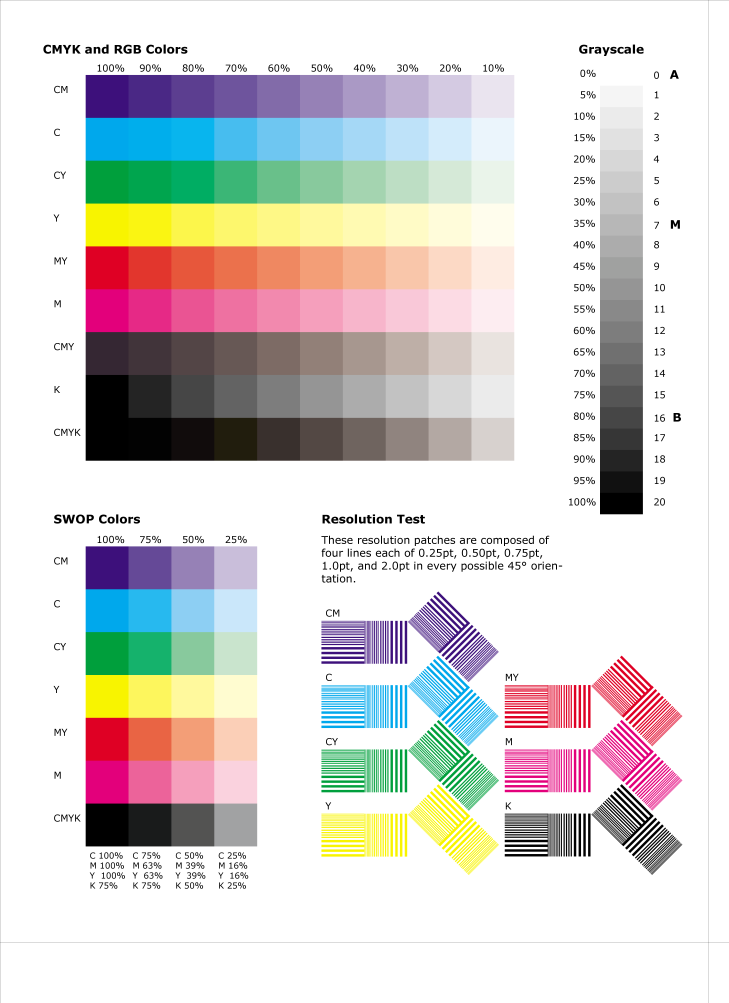
#> input picture 600dpi.png, 5100 x 7016 px (shown at 1/7 size)
$ python image_dpi.py   (older library calls are emulated)
#> lines starting #> are read from the running program, lines starting #| are printed output that depends on the picture
import cv2
import numpy as np
from scipy import fftpack
import matplotlib.pyplot as plt

def downsample_for_analysis(img, max_size=1024):
    """Downsample image for faster analysis while preserving characteristics"""
    h, w = img.shape[:2]
    if max(h, w) <= max_size:
        return img

    scale = max_size / max(h, w)
    new_h, new_w = int(h * scale), int(w * scale)
    return cv2.resize(img, (new_w, new_h), interpolation=cv2.INTER_AREA)

# [61 lines left out: functions analyze_frequency_content, estimate_effective_dpi, not called in this run]

def analyze_sharpness(image_path):
    """ sharpness analysis using sample patches"""
    img = cv2.imread(image_path, cv2.IMREAD_GRAYSCALE)

    # Downsample for faster processing
    img_small = downsample_for_analysis(img, 1024)

    # Use Laplacian variance as a simple sharpness measure
    laplacian = cv2.Laplacian(img_small, cv2.CV_64F)
    sharpness = laplacian.var()

    return sharpness

def analyze_texture_complexity(image_path):
    """Analyze texture complexity - upscaled images have smoother textures"""
    img = cv2.imread(image_path, cv2.IMREAD_GRAYSCALE)
    img_small = downsample_for_analysis(img, 512)

    img_float = img_small.astype(np.float32)

    kernel_size = 5
    pad = kernel_size // 2
    padded = np.pad(img_float, pad, mode='reflect')

    local_stds = []
    for i in range(0, img_float.shape[0], 10):
        for j in range(0, img_float.shape[1], 10):
            window = padded[i:i+kernel_size, j:j+kernel_size]
            local_stds.append(np.std(window))

    return np.mean(local_stds) if local_stds else 0

def detect_interpolation_artifacts(image_path):
    """Detect interpolation artifacts typical of upscaling"""
    img = cv2.imread(image_path, cv2.IMREAD_GRAYSCALE)
    img_small = downsample_for_analysis(img, 512)

    # Check for smoothness patterns
    # Original images have more random noise, upscaled have smooth gradients

    # Calculate gradient magnitude
    grad_x = cv2.Sobel(img_small, cv2.CV_64F, 1, 0, ksize=3)
    grad_y = cv2.Sobel(img_small, cv2.CV_64F, 0, 1, ksize=3)
    gradient_mag = np.sqrt(grad_x**2 + grad_y**2)

    grad_hist, _ = np.histogram(gradient_mag, bins=50, range=(0, 100))
    grad_hist = grad_hist / np.sum(grad_hist)

    # Calculate entropy of gradient distribution
    grad_entropy = -np.sum(grad_hist * np.log2(grad_hist + 1e-10))

    return grad_entropy

def analyze_frequency_content_improved(image_path):
    """Improved frequency analysis with better high-frequency detection"""
    img = cv2.imread(image_path, cv2.IMREAD_GRAYSCALE)
    img_small = downsample_for_analysis(img, 512)

    # Apply window function to reduce edge artifacts
    window = np.hanning(img_small.shape[0])[:, None] * np.hanning(img_small.shape[1])
    windowed_img = img_small * window

    # Take FFT
    f_transform = np.fft.fft2(windowed_img)
    f_shift = np.fft.fftshift(f_transform)
    magnitude = np.abs(f_shift)

    # Calculate radial frequency profile
    center = np.array(magnitude.shape) // 2
    y, x = np.ogrid[:magnitude.shape[0], :magnitude.shape[1]]
    radius = np.sqrt((x - center[1])**2 + (y - center[0])**2)

    max_radius = int(np.min(center))
    quarter1 = max_radius // 4
    quarter2 = max_radius // 2
    quarter3 = 3 * max_radius // 4

    # Calculate energy in different frequency bands
    low_freq_mask = radius <= quarter1
    mid_freq_mask = (radius > quarter1) & (radius <= quarter2)
    high_freq_mask = (radius > quarter2) & (radius <= quarter3)
    very_high_freq_mask = radius > quarter3

    low_energy = np.sum(magnitude[low_freq_mask])
    mid_energy = np.sum(magnitude[mid_freq_mask])
    high_energy = np.sum(magnitude[high_freq_mask])
    very_high_energy = np.sum(magnitude[very_high_freq_mask])

    total_energy = low_energy + mid_energy + high_energy + very_high_energy

    if total_energy == 0:
        return 0, 0, 0

    # Calculate frequency ratios
    high_freq_ratio = (high_energy + very_high_energy) / total_energy
    mid_freq_ratio = mid_energy / total_energy

    return high_freq_ratio, mid_freq_ratio, very_high_energy / total_energy

def analyze_edge_sharpness_advanced(image_path):
    """Advanced edge sharpness analysis using multiple methods"""
    img = cv2.imread(image_path, cv2.IMREAD_GRAYSCALE)
    img_small = downsample_for_analysis(img, 1024)

    # 1. Sobel-based edge sharpness
    sobel_x = cv2.Sobel(img_small, cv2.CV_64F, 1, 0, ksize=3)
    sobel_y = cv2.Sobel(img_small, cv2.CV_64F, 0, 1, ksize=3)
    sobel_magnitude = np.sqrt(sobel_x**2 + sobel_y**2)

    # 2. Canny edge detection for counting sharp edges
    edges = cv2.Canny(img_small, 50, 150)
    edge_density = np.sum(edges > 0) / edges.size

    # 3. Calculate edge transition sharpness
    edge_pixels = np.where(edges > 0)
    transition_sharpness = []

    for y, x in zip(edge_pixels[0][:1000], edge_pixels[1][:1000]):
        if 2 <= y < img_small.shape[0]-2 and 2 <= x < img_small.shape[1]-2:
            grad_direction = np.arctan2(sobel_y[y, x], sobel_x[y, x])

            cos_dir = np.cos(grad_direction + np.pi/2)
            sin_dir = np.sin(grad_direction + np.pi/2)

            profile = []
            for i in range(-2, 3):
                ny = int(y + i * sin_dir)
                nx = int(x + i * cos_dir)
                if 0 <= ny < img_small.shape[0] and 0 <= nx < img_small.shape[1]:
                    profile.append(img_small[ny, nx])

            if len(profile) >= 5:
                edge_gradient = np.max(np.diff(profile))
                transition_sharpness.append(edge_gradient)

    avg_transition_sharpness = np.mean(transition_sharpness) if transition_sharpness else 0

    return {
        'sobel_variance': sobel_magnitude.var(),
        'edge_density': edge_density,
        'transition_sharpness': avg_transition_sharpness
    }

def detect_upscaling_patterns(image_path):
    """Detect specific patterns that indicate upscaling algorithms"""
    img = cv2.imread(image_path, cv2.IMREAD_GRAYSCALE)
    img_small = downsample_for_analysis(img, 512)

    # 1. Check for bilinear interpolation patterns
    autocorr = cv2.matchTemplate(img_small, img_small[::2, ::2], cv2.TM_CCOEFF_NORMED)
    bilinear_score = np.max(autocorr)

    # 2. Analyze pixel value distribution
    hist, _ = np.histogram(img_small, bins=256, range=(0, 256))

    # Look for peaks at intermediate values
    smoothed_hist = cv2.GaussianBlur(hist.reshape(-1, 1), (5, 1), 0).flatten()
    peaks = []
    for i in range(1, len(smoothed_hist)-1):
        if smoothed_hist[i] > smoothed_hist[i-1] and smoothed_hist[i] > smoothed_hist[i+1]:
            peaks.append(i)

    intermediate_peaks = [p for p in peaks if 10 < p < 245 and smoothed_hist[p] > np.mean(smoothed_hist)]
    interpolation_artifacts = len(intermediate_peaks) / len(peaks) if peaks else 0

    # 3. Local Binary Pattern analysis
    from skimage.feature import local_binary_pattern
    lbp = local_binary_pattern(img_small, 8, 1, method='uniform')
    lbp_variance = np.var(lbp)

    return {
        'bilinear_score': bilinear_score,
        'interpolation_artifacts': interpolation_artifacts,
        'lbp_variance': lbp_variance
    }

# [91 lines left out: function analyze_image_resolution, not called in this run]

def analyze_image_resolution_enhanced(image_path):
    """Enhanced complete analysis with improved methods"""
#> called with image_path = '600dpi.png'

    print(f"Analyzing {image_path}...")

    img = cv2.imread(image_path, cv2.IMREAD_GRAYSCALE)
    if img is None:
        return None

    print(f"  Image size: {img.shape}")
#|   Image size: (7016, 5100)

    print("  Running enhanced frequency analysis...")
    high_freq_ratio, mid_freq_ratio, very_high_energy_ratio = analyze_frequency_content_improved(image_path)
#> in analyze_frequency_content_improved, `windowed_img = img_small * window`:
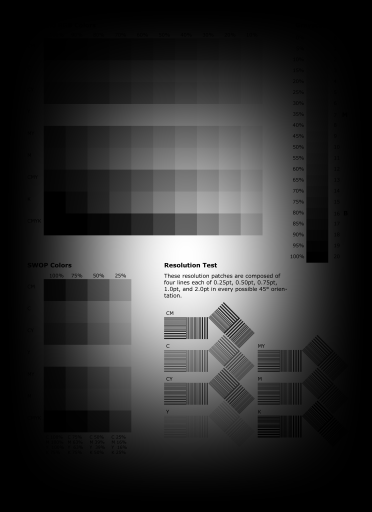
#> windowed_img: shape (512, 372) float64; min 0, max 255, mean 49.9
#> in analyze_frequency_content_improved, `low_energy = np.sum(magnitude[low_freq_mask])`: low_energy = 155679377.1
#> in analyze_frequency_content_improved, `mid_energy = np.sum(magnitude[mid_freq_mask])`: mid_energy = 91664448.1
#> in analyze_frequency_content_improved, `high_energy = np.sum(magnitude[high_freq_mask])`: high_energy = 85523502
#> in analyze_frequency_content_improved, `very_high_energy = np.sum(magnitude[very_high_freq_mask])`: very_high_energy = 297802727.6
#> in analyze_frequency_content_improved, `total_energy = low_energy + mid_energy + high_energy + very_high_energy`: total_energy = 630670054.8
#> in analyze_frequency_content_improved, `high_freq_ratio = (high_energy + very_high_energy) / total_energy`: high_freq_ratio = 0.608
#> in analyze_frequency_content_improved, `mid_freq_ratio = mid_energy / total_energy`: mid_freq_ratio = 0.145
#> high_freq_ratio = 0.608; mid_freq_ratio = 0.145; very_high_energy_ratio = 0.472

    print("  Running advanced edge analysis...")
    edge_metrics = analyze_edge_sharpness_advanced(image_path)
#> in analyze_edge_sharpness_advanced, `edges = cv2.Canny(img_small, 50, 150)`:
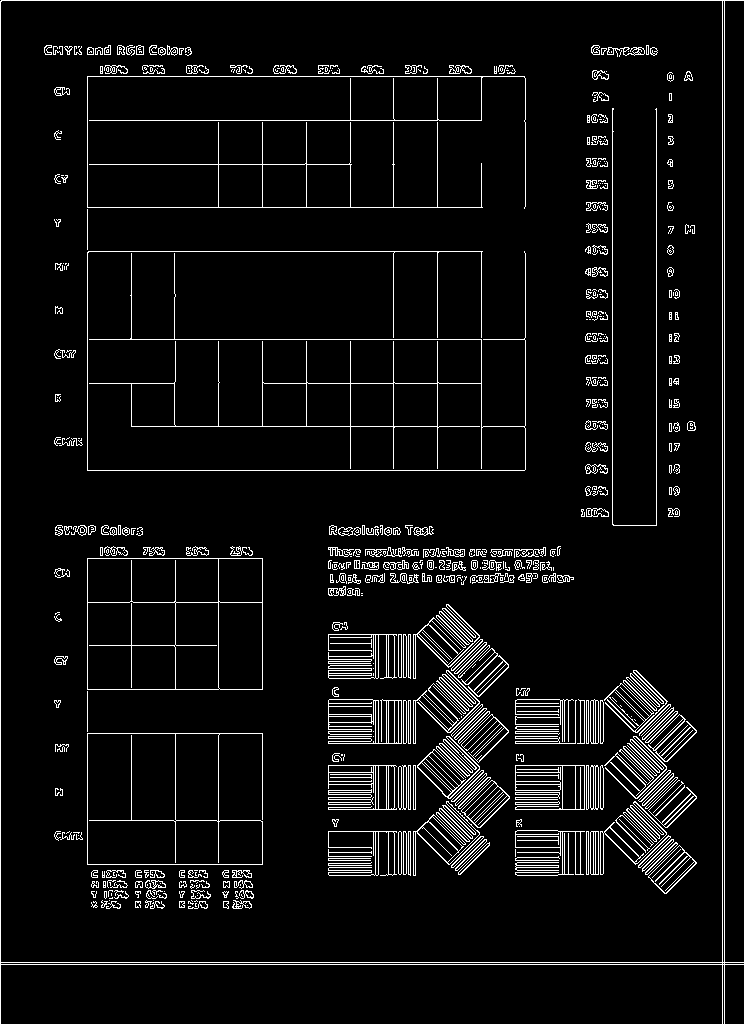
#> edges: shape (1024, 744); 5.8% white in thin lines or dots
#> in analyze_edge_sharpness_advanced, `edge_density = np.sum(edges > 0) / edges.size`: edge_density = 0.0577
#> in analyze_edge_sharpness_advanced, `edge_pixels = np.where(edges > 0)`: edge_pixels = 43968 positions, rows 0 to 1023, columns 0 to 743
#> the loop in analyze_edge_sharpness_advanced, `for y, x in zip(edge_pixels[0][:1000], edge_pixels[1][:1000]):` made 1000 passes
#> (grad_direction, cos_dir, sin_dir, edge_gradient) on passes 749, 750, 752, 753, 755, 756, 758, 759: (3.14, -1.84e-16, -1, 219), (0, 6.12e-17, 1, 37), (3.14, -1.84e-16, -1, 0), (0, 6.12e-17, 1, 0), (3.14, -1.84e-16, -1, 0), (0, 6.12e-17, 1, 0), (3.14, -1.84e-16, -1, 0), (0, 6.12e-17, 1, 0)
#> after the loop in analyze_edge_sharpness_advanced, `for y, x in zip(edge_pixels[0][:1000], edge_pixels[1][:1000]):`: transition_sharpness = 207 values, max 255 at index 86, min 0 at index 2, mean 118.8
#> in analyze_edge_sharpness_advanced, `avg_transition_sharpness = np.mean(transition_sharpness) if transition..`: avg_transition_sharpness = 118.8
#> edge_metrics = {'sobel_variance': 22378.1, 'edge_density': 0.0577, 'transition_sharpness': 118.8}

    print("  Running upscaling pattern detection...")
    upscaling_metrics = detect_upscaling_patterns(image_path)
#> in detect_upscaling_patterns, `autocorr = cv2.matchTemplate(img_small, img_small[::2, ::2], cv2.TM_CC..`:
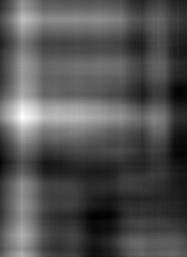
#> autocorr: shape (257, 187) float32; min -0.108, max 0.553, mean 0.105; drawn with min black and max white
#> in detect_upscaling_patterns, `bilinear_score = np.max(autocorr)`: bilinear_score = 0.553
#> in detect_upscaling_patterns, `hist, _ = np.histogram(img_small, bins=256, range=(0, 256))`: hist = 256 values, max 106278 at index 255, min 1 at index 20, mean 744
#> in detect_upscaling_patterns, `smoothed_hist = cv2.GaussianBlur(hist.reshape(-1, 1), (5, 1), 0).flatt..`: smoothed_hist has the same summary as hist
#> after the loop in detect_upscaling_patterns, `for i in range(1, len(smoothed_hist)-1):`: peaks = 84 values from 2 to 253
#> in detect_upscaling_patterns, `intermediate_peaks = [p for p in peaks if 10 < p < 245 and smoothed_hi..`: intermediate_peaks = 25 values from 41 to 242
#> in detect_upscaling_patterns, `interpolation_artifacts = len(intermediate_peaks) / len(peaks) if peak..`: interpolation_artifacts = 0.298
#> in detect_upscaling_patterns, `lbp = local_binary_pattern(img_small, 8, 1, method='uniform')`:
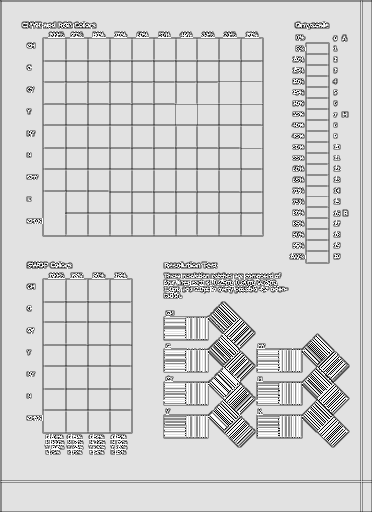
#> lbp: shape (512, 372) float64; min 0, max 9, mean 7.43; drawn with min black and max white
#> in detect_upscaling_patterns, `lbp_variance = np.var(lbp)`: lbp_variance = 2.16
#> upscaling_metrics = {'bilinear_score': 0.553, 'interpolation_artifacts': 0.298, 'lbp_variance': 2.16}

    print("  Running basic metrics...")
    sharpness = analyze_sharpness(image_path)
#> in analyze_sharpness, `laplacian = cv2.Laplacian(img_small, cv2.CV_64F)`:
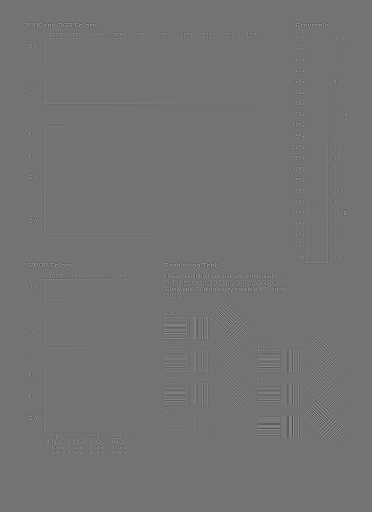
#> laplacian: shape (1024, 744) float64 (shown at 1/2 size); min -694, max 836, mean 0.1; drawn with min black and max white
#> in analyze_sharpness, `sharpness = laplacian.var()`: sharpness = 4744.6
#> sharpness = 4744.6
    texture_complexity = analyze_texture_complexity(image_path)
#> in analyze_texture_complexity, `padded = np.pad(img_float, pad, mode='reflect')`:
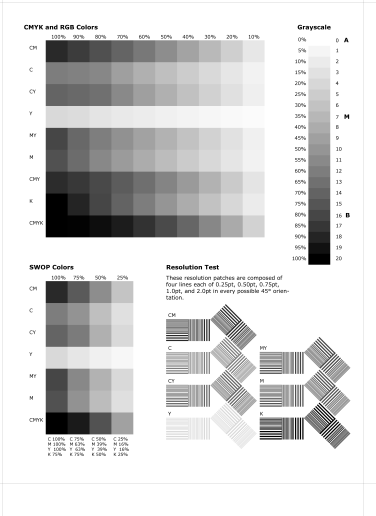
#> padded: shape (516, 376) float32; min 0, max 255, mean 214.1
#> after the loop in analyze_texture_complexity, `for i in range(0, img_float.shape[0], 10):`: local_stds = 1976 values, max 96.8 at index 1626, min 0 at index 39, mean 7.93
#> texture_complexity = 7.93
    gradient_entropy = detect_interpolation_artifacts(image_path)
#> in detect_interpolation_artifacts, `gradient_mag = np.sqrt(grad_x**2 + grad_y**2)`:
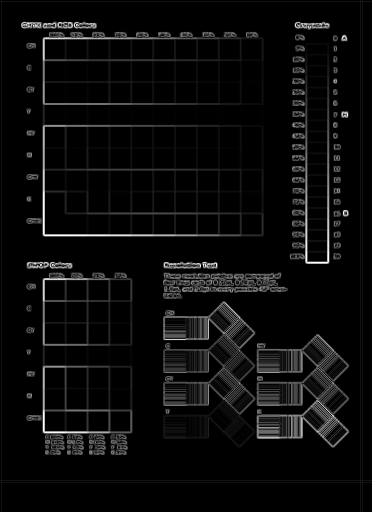
#> gradient_mag: shape (512, 372) float64; min 0, max 1023.4, mean 46.3; drawn with min black and max white
#> in detect_interpolation_artifacts, `grad_hist, _ = np.histogram(gradient_mag, bins=50, range=(0, 100))`: grad_hist = 50 values, max 142379 at index 0, min 83 at index 23, mean 3304.7
#> in detect_interpolation_artifacts, `grad_hist = grad_hist / np.sum(grad_hist)`: grad_hist = 50 values, max 0.862 at index 0, min 0.000502 at index 23, mean 0.02
#> in detect_interpolation_artifacts, `grad_entropy = -np.sum(grad_hist * np.log2(grad_hist + 1e-10))`: grad_entropy = 1.28
#> gradient_entropy = 1.28

    results = {
        'sharpness_score': sharpness,
        'texture_complexity': texture_complexity,
        'gradient_entropy': gradient_entropy,
        'high_freq_ratio': high_freq_ratio,
        'mid_freq_ratio': mid_freq_ratio,
        'very_high_energy_ratio': very_high_energy_ratio,
        **edge_metrics,
        **upscaling_metrics
    }

    score = 0

    # 1. Sharpness metrics (40% weight)
    if sharpness > 4600:
        score += 25
    elif sharpness > 4200:
        score += 18
    elif sharpness > 3500:
        score += 10
    else:
        score += 2

    # Edge transition sharpness
    if edge_metrics['transition_sharpness'] > 50:
        score += 15
    elif edge_metrics['transition_sharpness'] > 30:
        score += 10
    else:
        score += 5

    # 2. Frequency content analysis (25% weight)
    if high_freq_ratio > 0.15:
        score += 15
    elif high_freq_ratio > 0.10:
        score += 10
    else:
        score += 3

    if very_high_energy_ratio > 0.05:
        score += 10
    elif very_high_energy_ratio > 0.02:
        score += 6
    else:
        score += 1

    # 3. Interpolation artifact detection (20% weight)
    if gradient_entropy < 1.29:
        score += 12
    elif gradient_entropy < 1.32:
        score += 8
    elif gradient_entropy < 1.37:
        score += 4
    else:
        score += 0

    # Bilinear interpolation detection (lower is better)
    if upscaling_metrics['bilinear_score'] < 0.8:
        score += 8
    elif upscaling_metrics['bilinear_score'] < 0.9:
        score += 4
    else:
        score += 0

    # 4. Texture and pattern analysis (15% weight)
    if texture_complexity > 7.9:
        score += 8
    elif texture_complexity > 7.8:
        score += 5
    else:
        score += 2

    # Local Binary Pattern variance (higher indicates more complex patterns)
    if upscaling_metrics['lbp_variance'] > 15:
        score += 7
    elif upscaling_metrics['lbp_variance'] > 10:
        score += 4
    else:
        score += 1

    if score >= 85:
        classification = "600 DPI (Original)"
        confidence = "High"
    elif score >= 65:
        classification = "300 DPI (Effective)"
        confidence = "Medium-High"
    elif score >= 45:
        classification = "150 DPI (Effective)"
        confidence = "Medium"
    else:
        classification = "150 DPI (Effective)"
        confidence = "Low"

    results.update({
        'classification': classification,
        'confidence_score': score,
        'confidence_level': confidence
    })

    return results

if __name__ == "__main__":
    images = ['600dpi.png', '300dpi.png', '150dpi.png']

    print("Enhanced Image Resolution Analysis")
    print("=" * 60)

    for image in images:
        print(f"\n{'='*60}")
        results = analyze_image_resolution_enhanced(image)
#> results = 15 items
        if results:
            print(f"\nRESULTS FOR {image}:")
            print(f"Classification: {results['classification']}")
#| Classification: 600 DPI (Original)
            print(f"Confidence Score: {results['confidence_score']}/100 ({results['confidence_level']})")
#| Confidence Score: 94/100 (High)
            print(f"\nDetailed Metrics:")
            print(f"  • Sharpness Score: {results['sharpness_score']:.1f}")
#|   • Sharpness Score: 4744.6
            print(f"  • Edge Transition Sharpness: {results['transition_sharpness']:.1f}")
#|   • Edge Transition Sharpness: 118.8
            print(f"  • High Frequency Ratio: {results['high_freq_ratio']:.3f}")
#|   • High Frequency Ratio: 0.608
            print(f"  • Very High Frequency Energy: {results['very_high_energy_ratio']:.3f}")
#|   • Very High Frequency Energy: 0.472
            print(f"  • Gradient Entropy: {results['gradient_entropy']:.3f}")
#|   • Gradient Entropy: 1.278
            print(f"  • Texture Complexity: {results['texture_complexity']:.2f}")
#|   • Texture Complexity: 7.93
            print(f"  • LBP Variance: {results['lbp_variance']:.1f}")
#|   • LBP Variance: 2.2
            print(f"  • Bilinear Score: {results['bilinear_score']:.3f}")
#|   • Bilinear Score: 0.553
            print(f"  • Edge Density: {results['edge_density']:.4f}")
#|   • Edge Density: 0.0577
        else:
            print(f"❌ Could not load {image}")
        print(f"{'='*60}")
